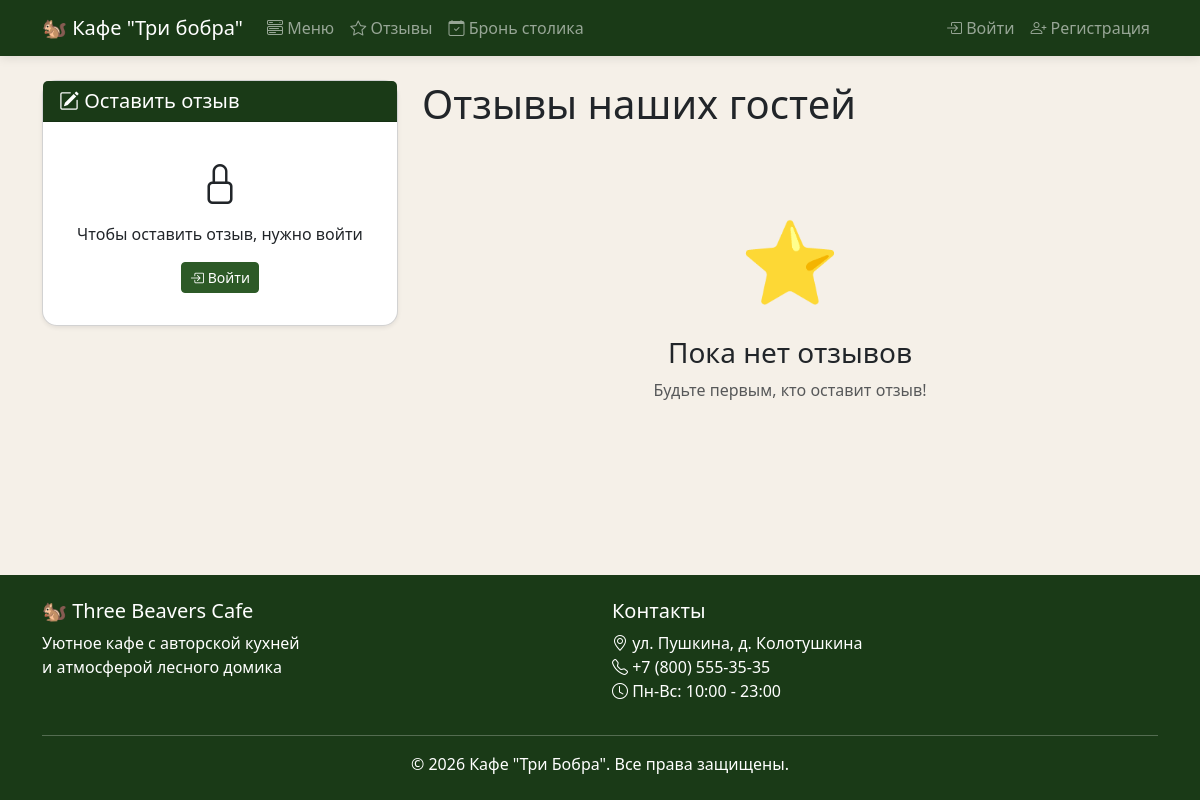
/reviews, run on an earlier commit of the app's database.
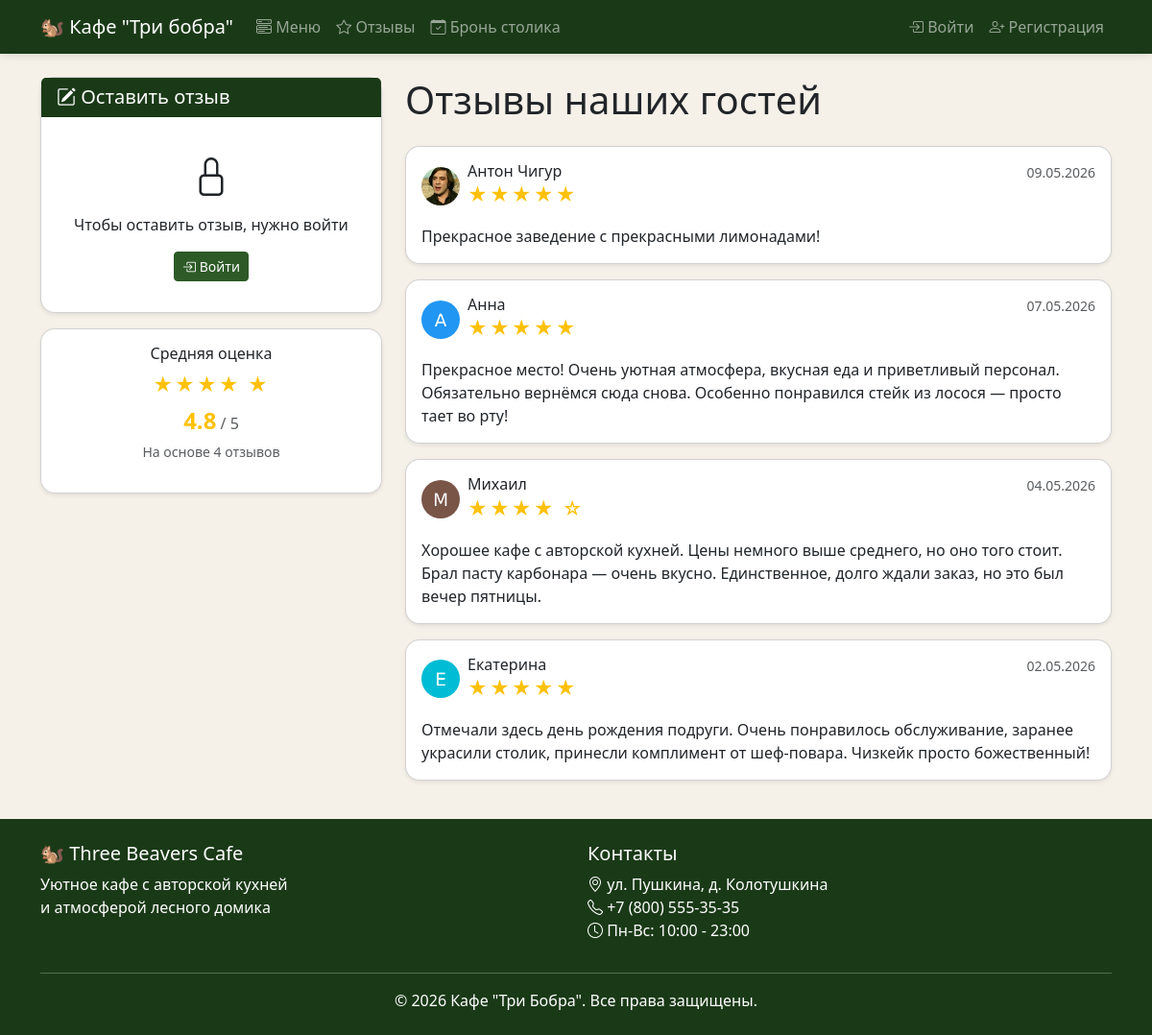
And on a later commit of the database.
### models.py (models this page shows)
class Review(db.Model):
    id = db.Column(db.Integer, primary_key=True)
    user_id = db.Column(db.Integer, db.ForeignKey("user.id"), nullable=False)
    rating = db.Column(db.Integer, nullable=False)
    text = db.Column(db.Text, nullable=False)
    created_at = db.Column(db.DateTime, default=datetime.utcnow)

class User(UserMixin, db.Model):
    id = db.Column(db.Integer, primary_key=True)
    username = db.Column(db.String(80), unique=True, nullable=False)
    email = db.Column(db.String(120), unique=True, nullable=False)
    password_hash = db.Column(db.String(256), nullable=False)
    is_admin = db.Column(db.Boolean, default=False)
    avatar = db.Column(db.String(300), default="default-avatar.png")
    cart_items = db.relationship("CartItem", backref="user", lazy=True)
    orders = db.relationship("Order", backref="user", lazy=True)
    bookings = db.relationship("Booking", backref="user", lazy=True)
    reviews = db.relationship("Review", backref="user", lazy=True)

### routes/reviews.py (the view)
@reviews_bp.route("/reviews")
def reviews():
    all_reviews = Review.query.order_by(Review.created_at.desc()).all()
    return render_template("reviews.html", reviews=all_reviews)

### templates/reviews.html (shortened to what the changed rows need)
{% extends "base.html" %}
{% block content %}
<div class="container">
    <div class="row">
        <div class="col-lg-4 mb-4">
            {% if reviews %}
            <div class="card shadow-sm mt-3">
                <div class="card-body text-center">
                    <h6>Средняя оценка</h6>
                    {% set avg_rating = (reviews|sum(attribute='rating') / reviews|length)|round(1) %}
                    <div class="stars-display mb-1">
                        {% for i in range(avg_rating|int) %}★{% endfor %}
                        {% if avg_rating % 1 >= 0.5 %}★{% endif %}
                    </div>
                    <span class="fs-4 fw-bold text-warning">{{ avg_rating }}</span>
                    <span class="text-muted">/ 5</span>
                    <p class="small text-muted mt-1">На основе {{ reviews|length }} отзывов</p>
                </div>
            </div>
            {% endif %}
        </div>
        <div class="col-lg-8">
            <h1 class="mb-4">Отзывы наших гостей</h1>
            {% if reviews %}
                {% for review in reviews %}
                <div class="card shadow-sm mb-3">
                    <div class="card-body">
                        <div class="d-flex justify-content-between align-items-start">
                            <div class="d-flex align-items-center">
                                <img src="/auth/avatar/{{ review.user.id }}"
                                     class="rounded-circle me-2"
                                     style="width: 40px; height: 40px; object-fit: cover;"
                                     alt="{{ review.user.username }}">
                                <div>
                                    <h6 class="mb-0">{{ review.user.username }}</h6>
                                    <div class="stars-display">
                                        {% for i in range(review.rating) %}★{% endfor %}
                                        {% for i in range(5 - review.rating) %}☆{% endfor %}
                                    </div>
                                </div>
                            </div>
                            <small class="text-muted">
                                {{ review.created_at.strftime('%d.%m.%Y') }}
                            </small>
                        </div>
                        <p class="mt-3 mb-0">{{ review.text }}</p>
                    </div>
                </div>
                {% endfor %}
            {% else %}
                <div class="text-center py-5">
                    <span style="font-size: 80px;">⭐</span>
                    <h3 class="mt-3">Пока нет отзывов</h3>
                    <p class="text-muted">Будьте первым, кто оставит отзыв!</p>
                </div>
            {% endif %}
        </div>
    </div>
</div>
{% endblock %}

What changed in the data, as far as the page shows it:
added Review: rating 5 (drawn), shows a picture, user.username "Антон Чигур", created_at "09.05.2026", text "Прекрасное заведение с прекрасными лимонадами!"
added Review: shows a picture, user.username "Анна", rating 5 (drawn), created_at "07.05.2026", text "Прекрасное место! Очень уютная атмосфера, вкусная еда и приветливый персонал. Обязательно вернёмся сюда снова. Особенно понравился стейк из лосося — просто тает во рту!"
added Review: shows a picture, user.username "Михаил", rating 4 (drawn), created_at "04.05.2026", text "Хорошее кафе с авторской кухней. Цены немного выше среднего, но оно того стоит. Брал пасту карбонара — очень вкусно. Единственное, долго ждали заказ, но это был вечер пятницы."
added Review: shows a picture, user.username "Екатерина", rating 5 (drawn), created_at "02.05.2026", text "Отмечали здесь день рождения подруги. Очень понравилось обслуживание, заранее украсили столик, принесли комплимент от шеф-повара. Чизкейк просто божественный!"
Also different on the page:
{{ avg_rating }}: (not shown) → "4.8"
{{ reviews|length }}: (not shown) → "4"
text no longer shown: "⭐ Пока нет отзывов Будьте первым, кто оставит отзыв!"
text now shown: "Средняя оценка ★ / 5 На основе отзывов"
